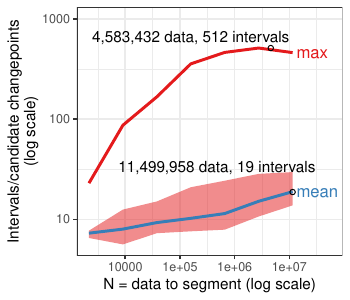

This chart was generated by the following R code:
source("jss-packages.R")

bench.models <- fread("jss.bench.models.csv")
bench.models[, gigabytes := megabytes/1024]
prob.dir.vec <- c(
  ##"Most bases"=bench.models[which.max(bases), prob.dir],
  "Most weighted data"=bench.models[which.max(bedGraph.lines), prob.dir],
  "Largest mean intervals"=bench.models[which.max(mean.intervals), prob.dir],
  "Largest max intervals"=bench.models[which.max(max.intervals), prob.dir],
  ##"Most computation time"=bench.models[which.max(seconds), prob.dir],
  "Most megabytes stored"=bench.models[which.max(megabytes), prob.dir])
t(t(prob.dir.vec))
prob.label.dt <- data.table(
  prob.label=gsub(" ", "\n", names(prob.dir.vec)),
  prob.dir=prob.dir.vec)
one.prob <- bench.models[prob.dir==prob.dir.vec[["Largest max intervals"]] ]

ggplot()+
  geom_point(aes(
    log(penalty), log10(megabytes)),
    shape=1,
    data=one.prob)

one.prob.intervals <- melt(
  one.prob[0 < megabytes], measure.vars=c("mean.intervals", "max.intervals"))
one.prob.intervals[, stat := sub(".intervals", "", variable)]

leg <- ggplot()+
  geom_point(aes(
    log(penalty), log10(value), color=stat),
    shape=1,
    data=one.prob.intervals)+
  ylab("log10(Intervals stored in the functional cost)")+
  scale_x_continuous("log(penalty)", limits=c(NA, 10.5))
direct.label(leg, "last.polygons")

some.probs <- bench.models[prob.label.dt, on=list(prob.dir)]
some.probs.intervals <- melt(
  some.probs[0 < megabytes],
  measure.vars=c("mean.intervals", "max.intervals"))
some.probs.intervals[, stat := sub(".intervals", "", variable)]

ggplot()+
  theme_bw()+
  theme(panel.margin=grid::unit(0, "lines"))+
  geom_point(aes(
    log(penalty), value, color=stat),
    shape=1,
    data=some.probs.intervals)+
  scale_y_log10("Intervals stored in the functional cost")+
  scale_x_continuous("log(penalty)")+
  facet_grid(. ~ prob.label)

some.probs[, minutes := seconds/60]
some.probs[, hours := minutes/60]
some.probs[, gigabytes := megabytes/1024]
some.probs.other <- melt(
  some.probs,
  measure.vars=c(
    ##"minutes",
    "gigabytes"))

some.probs.both <- rbind(
  some.probs.intervals[, list(
    prob.label, penalty, variable="intervals", value, stat)],
  some.probs.other[, list(
    prob.label, penalty, variable, value, stat="total")])

gg <- ggplot()+
  theme_bw()+
  theme(panel.margin=grid::unit(0, "lines"))+
  geom_point(aes(
    log(penalty), value, color=stat),
    shape=1,
    data=some.probs.both[penalty<Inf])+
  scale_y_log10("")+
  scale_x_continuous("log(penalty)")+
  facet_grid(variable ~ prob.label, scales="free_y")
##print(gg)
pdf("jss-figure-target-intervals-models-penalty.pdf", 7, 3)
print(gg)
dev.off()

gigabyte.ranges <- bench.models[0 < gigabytes, list(
  min.gigabytes=min(gigabytes),
  max.gigabytes=max(gigabytes),
  models=.N
  ), by=list(bedGraph.lines, prob.dir)]

ggplot()+
  geom_segment(aes(
    log10(bedGraph.lines), min.gigabytes,
    xend=log10(bedGraph.lines), yend=max.gigabytes),
    data=gigabyte.ranges)+
  scale_y_log10()

bench.models[, minutes := seconds/60]
bench.models.tall <- melt(
  bench.models[0 < gigabytes],
  measure.vars=c(
    "gigabytes",
    "mean.intervals",
    "minutes"
  ))
bench.models.tall[, var := ifelse(
  variable=="mean.intervals", "intervals", paste(variable))]
bench.models.tall[, stat := ifelse(
  variable=="mean.intervals", "mean", "total")]
bench.models.tall.ranges <- bench.models.tall[, list(
  min.value=min(value),
  max.value=max(value),
  mean.value=mean(value)
), by=list(bedGraph.lines, prob.dir, variable, var, stat)]
bench.models.tall.ranges[, mid.value := (min.value+max.value)/2]

ggplot()+
  geom_point(aes(
    mid.value, mean.value),
    data=bench.models.tall.ranges)+
  coord_equal()+
  theme_bw()+
  geom_abline(intercept=0, slope=1, color="grey")

bench.models.max.intervals <- bench.models[, list(
  max.intervals=max(max.intervals),
  stat="max",
  var="intervals"
), by=list(bedGraph.lines, prob.dir)]

## this data point min value stands out -- probably an optimization
## error.
bench.models.tall.ranges[6 < log10(bedGraph.lines) & min.value < 0.1]
show.segments <- bench.models.tall.ranges[!(6 < log10(bedGraph.lines) & min.value < 0.1)]
show.max <- rbind(show.segments[variable != "mean.intervals", {
  .SD[which.max(max.value)]
}, by=list(var, stat)][, list(
  var, stat, bedGraph.lines, prob.dir, max.value
)], bench.models.max.intervals[which.max(max.intervals), list(
  var, stat, bedGraph.lines, prob.dir, max.value=max.intervals
  )])
blank.dt <- data.table(
  var=c("gigabytes", "minutes", "intervals"),
  y=c(10^3.2, 10^3.4, 10^3.2))
max.color <- "black"
gg <- ggplot()+
  theme_bw()+
  theme(panel.margin=grid::unit(0, "lines"))+
  facet_grid(var ~ ., scales="free")+
  geom_blank(aes(
    3, y),
    data=blank.dt)+
  geom_hline(aes(
    yintercept=yint),
    color="grey50",
    data=data.table(yint=1, var="gigabytes"))+
  geom_text(aes(
    x, y, label=label),
    color="grey50", 
    data=data.table(x=3, y=1, label="1 gigabyte", var="gigabytes"),
    vjust=-0.5)+
  geom_line(aes(
    log10(bedGraph.lines), max.intervals, color=stat),
    data=bench.models.max.intervals)+
  geom_segment(aes(
    log10(bedGraph.lines), min.value,
    color=stat,
    xend=log10(bedGraph.lines), yend=max.value),
    data=show.segments)+
  geom_point(aes(
    log10(bedGraph.lines), max.value),
    shape=1,
    color=max.color,
    data=show.max)+
  geom_text(aes(
    log10(bedGraph.lines)-0.05, max.value,
    label=paste(
      format(bedGraph.lines, big.mark=","),
      "data,",
      round(max.value), var)),
    color=max.color,
    hjust=1,
    vjust=0,
    data=show.max)+
  scale_y_log10("")+
  scale_x_continuous("log10(number of data after compression = lines in bedGraph file)")
print(gg)

log10.range <- log10(range(show.segments$bedGraph.lines))
box.dt <- data.table(
  box.mid=10^seq(log10.range[1], log10.range[2], l=7))
(diff.vec <- diff(log10(box.dt$box.mid)))
box.w <- diff.vec[1]/2
box.dt[, box.min := 10^(log10(box.mid)-box.w) ]
box.dt[, box.max := 10^(log10(box.mid)+box.w) ]
box.dt[, box.i := 1:.N]
box.models <- box.dt[bench.models, on=list(
  box.min < bedGraph.lines,
  box.max > bedGraph.lines)]
stopifnot(nrow(box.models) == nrow(bench.models))
box.segments <- box.dt[show.segments, on=list(
  box.min < bedGraph.lines,
  box.max > bedGraph.lines)]
stopifnot(nrow(box.segments) == nrow(show.segments))
box.segments.stats <- box.segments[, list(
  median=median(mid.value),
  q95=quantile(mid.value, 0.95),
  q05=quantile(mid.value, 0.05),
  min=min(mid.value),
  max=max(mid.value),
  models=.N
), by=list(var, stat, box.mid)]
box.max <- box.dt[bench.models.max.intervals, on=list(
  box.min < bedGraph.lines,
  box.max > bedGraph.lines)]
stopifnot(nrow(box.max) == nrow(bench.models.max.intervals))
box.max.stats <- box.max[, list(
  max.intervals=max(max.intervals)
), by=list(var, stat, box.mid)]

box.segments.stats[var=="intervals" & stat=="mean" & box.mid==max(box.mid)]

##dput(RColorBrewer::brewer.pal(Inf, "Set1"))
stat.colors <- c(
  mean="#E41A1C",
  max="#377EB8",
  total="#4DAF4A",
  "#984EA3", "#FF7F00", "#FFFF33", 
  "#A65628", "#F781BF", "#999999")
line.size <- 1
line.dt <- rbind(box.max.stats[, data.table(
  var, stat, box.mid, line.value=max.intervals
)], box.segments.stats[, data.table(
  var, stat, box.mid, line.value=median
  )])
(show.point <- show.segments[bedGraph.lines ==max(bedGraph.lines) & variable=="mean.intervals"])
hline.dt <- rbind(
  data.table(x=10^3.5, y=1, vjust=-0.5, label="1 gigabyte", var="gigabytes"),
  data.table(x=10^3.5, y=60, vjust=1.25, label="1 hour", var="minutes"))

ref.dt <- data.table(N.data=10^seq(log10.range[1], log10.range[2], l=100))
fun.list <- list(
  "log(N)"=log,
  "N log(N)"=function(x)x*log(x),
  "N"=identity)
one.var <- "gigabytes"
one.line <- line.dt[var==one.var]
first.row <- one.line[order(box.mid)][1]
for(fun.name in names(fun.list)){
  fun <- fun.list[[fun.name]]
  first.y <- fun(first.row$box.mid)
  ref.dt[[fun.name]] <- fun(ref.dt$N.data)/first.y*first.row$line.value
}
ref.tall <- melt(ref.dt, id.vars="N.data")
leg <- ggplot()+
  geom_line(aes(
    log10(N.data), log10(value), color=variable),
    size=2,
    data=ref.tall)+
  geom_ribbon(aes(
    log10(box.mid), ymin=log10(q05), ymax=log10(q95)),
    alpha=0.5,
    data=box.segments.stats[var==one.var])+
  geom_line(aes(
    log10(box.mid), log10(line.value)),
    data=one.line)+
  scale_x_continuous(
    "log10(N = number of data to segment)",
    limits=c(NA, 7.5)
  )
dl <- direct.label(leg, "last.polygons")
pdf("jss-figure-target-intervals-models-NlogN.pdf")
print(dl)
dev.off()


ref.dt <- data.table(N.data=10^seq(log10.range[1], log10.range[2], l=100))
fun.list <- list(
  "log(N)"=log,
  "loglog(N)"=function(x)log(log(x)),
  "sqrt(log(N))"=function(x)sqrt(log(x)),
  "sqrt(N)"=sqrt)
one.var <- "intervals"
one.line <- line.dt[var==one.var & stat=="mean"]
first.row <- one.line[order(box.mid)][1]
for(fun.name in names(fun.list)){
  fun <- fun.list[[fun.name]]
  first.y <- fun(first.row$box.mid)
  ref.dt[[fun.name]] <- fun(ref.dt$N.data)/first.y*first.row$line.value
}
ref.tall <- melt(ref.dt, id.vars="N.data")
leg <- ggplot()+
  geom_line(aes(
    log10(N.data), log10(value), color=variable),
    size=2,
    data=ref.tall)+
  geom_ribbon(aes(
    log10(box.mid), ymin=log10(q05), ymax=log10(q95)),
    alpha=0.5,
    data=box.segments.stats[var==one.var])+
  geom_line(aes(
    log10(box.mid), log10(line.value)),
    data=one.line)+
  ylab("log10(mean number of intervals)")+
  scale_x_continuous(
    "log10(N = number of data to segment)",
    limits=c(NA, 7.75)
  )
dl <- direct.label(leg, "last.polygons")
pdf("jss-figure-target-intervals-models-logN.pdf")
print(dl)
dev.off()

leg <- ggplot()+
  theme_bw()+
  theme(panel.margin=grid::unit(0, "lines"))+
  facet_grid(var ~ ., scales="free")+
  geom_blank(aes(
    10^3.5, y),
    data=blank.dt)+
  geom_hline(aes(
    yintercept=y),
    color="grey50",
    data=hline.dt)+
  geom_text(aes(
    x, y, label=label),
    vjust=-0.5,
    color="grey50", 
    data=hline.dt)+
  geom_ribbon(aes(
    box.mid, ymin=q05, ymax=q95, fill=stat),
    alpha=0.5,
    data=box.segments.stats)+
  geom_line(aes(
    box.mid, line.value, color=stat),
    size=line.size,
    data=line.dt)+
  geom_point(aes(
    bedGraph.lines, max.value),
    shape=1,
    color=max.color,
    data=show.max)+
  geom_text(aes(
    bedGraph.lines, max.value,
    label=paste(
      format(bedGraph.lines, big.mark=","),
      "data,",
      round(max.value), var)),
    color=max.color,
    hjust=1,
    vjust=-0.5,
    data=show.max)+
  ## show median.
  geom_point(aes(
    bedGraph.lines, mean.value),
    shape=1,
    color=max.color,
    data=show.point)+
  geom_text(aes(
    bedGraph.lines, mean.value,
    label=paste(
      format(bedGraph.lines, big.mark=","),
      "data,",
      round(mean.value), var)),
    color=max.color,
    hjust=1,
    vjust=-1,
    data=show.point)+
  scale_y_log10("(log scales)", labels=function(chr){
    paste(chr)
  })+
  scale_color_manual(values=stat.colors)+
  scale_fill_manual(values=stat.colors, guide=FALSE)+
  scale_x_log10(
    "N = number of data to segment (log scale)",
    limits=c(NA, 10^7.25),
    labels=paste
  )
gg <- direct.label(leg, "last.polygons")
pdf("jss-figure-target-intervals-models-all.pdf", 3, 3)
print(gg)
dev.off()

## Left and right figures. Right plot disk usage and time.
gg <- ggplot()+
  theme_bw()+
  theme(panel.margin=grid::unit(0, "lines"))+
  facet_grid(var ~ ., scales="free")+
  geom_blank(aes(
    10^4.5, y),
    data=blank.dt[var!="intervals"])+
  geom_hline(aes(
    yintercept=y),
    color="grey50",
    data=hline.dt)+
  geom_text(aes(
    10^4, y, label=label, vjust=vjust),
    color="grey50", 
    data=hline.dt)+
  geom_ribbon(aes(
    box.mid, ymin=q05, ymax=q95),
    alpha=0.5,
    data=box.segments.stats[var!="intervals"])+
  geom_line(aes(
    box.mid, line.value),
    size=line.size,
    data=line.dt[var!="intervals"])+
  geom_point(aes(
    bedGraph.lines, max.value),
    shape=1,
    color=max.color,
    data=show.max[var!="intervals"])+
  geom_text(aes(
    bedGraph.lines, max.value,
    label=paste(
      format(bedGraph.lines, big.mark=","),
      "data,",
      round(max.value), var)),
    color=max.color,
    hjust=1,
    vjust=-0.5,
    data=show.max[var!="intervals"])+
  scale_y_log10("Computational requirements\n(log scales)", labels=function(chr){
    paste(chr)
  })+
  scale_x_log10(
    "N = data to segment (log scale)",
    labels=paste
  )
pdf("jss-figure-target-intervals-models-computation.pdf", 3.5, 3)
print(gg)
dev.off()

## Left plot intervals.
leg <- ggplot()+
  theme_bw()+
  theme(panel.margin=grid::unit(0, "lines"))+
  geom_ribbon(aes(
    box.mid, ymin=q05, ymax=q95, fill=stat),
    alpha=0.5,
    data=box.segments.stats[var=="intervals"])+
  geom_line(aes(
    box.mid, line.value, color=stat),
    size=line.size,
    data=line.dt[var=="intervals"])+
  geom_point(aes(
    bedGraph.lines, max.value),
    shape=1,
    color=max.color,
    data=show.max[var=="intervals"])+
  geom_text(aes(
    1e7, max.value,
    label=paste(
      format(bedGraph.lines, big.mark=","),
      "data,",
      round(max.value), var)),
    color=max.color,
    hjust=1,
    vjust=-0.5,
    data=show.max[var=="intervals"])+
  ## show median.
  geom_point(aes(
    bedGraph.lines, mean.value),
    shape=1,
    color=max.color,
    data=show.point[var=="intervals"])+
  geom_text(aes(
    3e7, mean.value,
    label=paste(
      format(bedGraph.lines, big.mark=","),
      "data,",
      round(mean.value), var)),
    color=max.color,
    hjust=1,
    vjust=-1.75,
    data=show.point)+
  scale_y_log10(
    "Intervals/candidate changepoints\n(log scale)",
    limits=c(NA, 1000),
    labels=function(chr){
      paste(chr)
    })+
  scale_color_manual(values=stat.colors)+
  scale_fill_manual(values=stat.colors, guide=FALSE)+
  scale_x_log10(
    "N = data to segment (log scale)",
    limits=c(NA, 10^7.75),
    labels=paste
  )
dl <- direct.label(leg, list("last.qp", dl.trans(x=x+0.1)))

gg <- leg+
  geom_line(aes(
    N.data, value, group=variable),
    color="grey",
    data=ref.tall)+
  geom_text(aes(
    N.data, value, label=variable),
    hjust=0,
    color="grey",
    data=ref.tall[N.data==max(N.data)])+

pdf("jss-figure-target-intervals-models.pdf", 3.5, 3)
print(dl)
dev.off()
